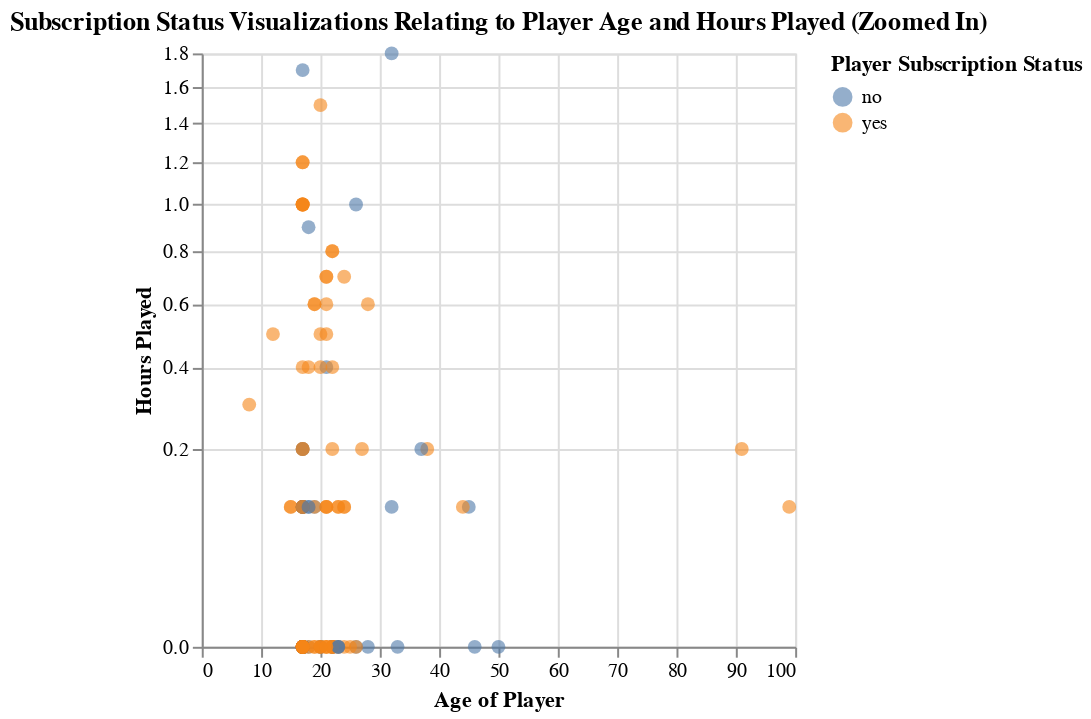

The code cell stored with this chart in its notebook:
### Code cell
# create a zoomed in, with domain of 0-1 for hours played, scatter plot of hours played versus age,label the points be subscription class
players_zoomed = players_train[players_train["played_hours"] <=2]
players_visualization_training_zoomed = (
    alt.Chart(players_zoomed).mark_circle(opacity=0.6, size=49)
    .encode(
        x=alt.X("age:Q").title("Age of Player"),
        y=alt.Y("played_hours").title("Hours Played").scale(zero=False, type="sqrt"),
        color=alt.Color("subscribe").title("Player Subscription Status"),
        tooltip=[
            alt.Tooltip("age:Q", title="Age"),
            alt.Tooltip("played_hours:Q", title="Hours Played"),
            alt.Tooltip("subscribe:N", title="Subscribed?")
        ]
    ).properties(title="Subscription Status Visualizations Relating to Player Age and Hours Played (Zoomed In)")
)

players_visualization_training_zoomed

### Figure 1 — Vega-Lite specification as saved in the notebook (floating-point values rounded to 4 significant figures)
{"config": {"view": {"continuousWidth": 300, "continuousHeight": 300}}, "data": {"name": "data-d289cf79acdcfb5fcfe49ff4a646c745"}, "mark": {"type": "circle", "opacity": 0.6, "size": 49}, "encoding": {"color": {"field": "subscribe", "title": "Player Subscription Status", "type": "nominal"}, "tooltip": [{"field": "age", "title": "Age", "type": "quantitative"}, {"field": "played_hours", "title": "Hours Played", "type": "quantitative"}, {"field": "subscribe", "title": "Subscribed?", "type": "nominal"}], "x": {"field": "age", "title": "Age of Player", "type": "quantitative"}, "y": {"field": "played_hours", "scale": {"zero": false, "type": "sqrt"}, "title": "Hours Played", "type": "quantitative"}}, "title": "Subscription Status Visualizations Relating to Player Age and Hours Played (Zoomed In)", "$schema": "https://vega.github.io/schema/vega-lite/v5.20.1.json", "datasets": {"data-d289cf79acdcfb5fcfe49ff4a646c745": [{"subscribe": "yes", "played_hours": 0.3, "age": 8}, {"subscribe": "yes", "played_hours": 0.1, "age": 15}, {"subscribe": "no", "played_hours": 0.0, "age": 26}, {"subscribe": "yes", "played_hours": 0.2, "age": 38}, {"subscribe": "yes", "played_hours": 0.0, "age": 22}, {"subscribe": "yes", "played_hours": 0.0, "age": 22}, {"subscribe": "yes", "played_hours": 0.2, "age": 17}, {"subscribe": "yes", "played_hours": 0.0, "age": 17}, {"subscribe": "yes", "played_hours": 0.2, "age": 27}, {"subscribe": "yes", "played_hours": 0.0, "age": 22}, {"subscribe": "yes", "played_hours": 0.1, "age": 21}, {"subscribe": "yes", "played_hours": 0.7, "age": 21}, {"subscribe": "yes", "played_hours": 0.1, "age": 21}, {"subscribe": "no", "played_hours": 0.0, "age": 22}, {"subscribe": "no", "played_hours": 0.0, "age": 17}, {"subscribe": "yes", "played_hours": 0.5, "age": 21}, {"subscribe": "yes", "played_hours": 0.0, "age": 17}, {"subscribe": "no", "played_hours": 0.1, "age": 45}, {"subscribe": "no", "played_hours": 0.4, "age": 21}, {"subscribe": "no", "played_hours": 0.0, "age": 20}, {"subscribe": "no", "played_hours": 0.1, "age": 17}, {"subscribe": "yes", "played_hours": 0.0, "age": 24}, {"subscribe": "yes", "played_hours": 0.1, "age": 17}, {"subscribe": "yes", "played_hours": 0.0, "age": 17}, {"subscribe": "yes", "played_hours": 0.0, "age": 17}, {"subscribe": "yes", "played_hours": 1.0, "age": 17}, {"subscribe": "yes", "played_hours": 0.0, "age": 17}, {"subscribe": "yes", "played_hours": 0.0, "age": 17}, {"subscribe": "no", "played_hours": 0.0, "age": 23}, {"subscribe": "yes", "played_hours": 0.0, "age": 17}, {"subscribe": "no", "played_hours": 0.0, "age": 20}, {"subscribe": "no", "played_hours": 0.0, "age": 17}, {"subscribe": "yes", "played_hours": 0.6, "age": 19}, {"subscribe": "yes", "played_hours": 0.1, "age": 99}, {"subscribe": "no", "played_hours": 0.0, "age": 17}, {"subscribe": "yes", "played_hours": 1.5, "age": 20}, {"subscribe": "yes", "played_hours": 0.1, "age": 17}, {"subscribe": "yes", "played_hours": 0.1, "age": 17}, {"subscribe": "yes", "played_hours": 0.4, "age": 17}, {"subscribe": "yes", "played_hours": 0.0, "age": 22}, {"subscribe": "no", "played_hours": 0.1, "age": 19}, {"subscribe": "yes", "played_hours": 0.1, "age": 15}, {"subscribe": "no", "played_hours": 0.2, "age": 37}, {"subscribe": "yes", "played_hours": 0.0, "age": 22}, {"subscribe": "no", "played_hours": 0.0, "age": 46}, {"subscribe": "no", "played_hours": 0.1, "age": 17}, {"subscribe": "no", "played_hours": 0.9, "age": 18}, {"subscribe": "yes", "played_hours": 0.0, "age": 17}, {"subscribe": "yes", "played_hours": 0.0, "age": 17}, {"subscribe": "yes", "played_hours": 1.0, "age": 17}, {"subscribe": "yes", "played_hours": 1.2, "age": 17}, {"subscribe": "no", "played_hours": 0.0, "age": 17}, {"subscribe": "yes", "played_hours": 0.0, "age": 17}, {"subscribe": "yes", "played_hours": 1.0, "age": 17}, {"subscribe": "no", "played_hours": 0.0, "age": 18}, {"subscribe": "yes", "played_hours": 0.1, "age": 17}, {"subscribe": "yes", "played_hours": 0.7, "age": 24}, {"subscribe": "yes", "played_hours": 0.0, "age": 17}, {"subscribe": "yes", "played_hours": 0.5, "age": 12}, {"subscribe": "yes", "played_hours": 0.1, "age": 17}, {"subscribe": "no", "played_hours": 0.1, "age": 18}, {"subscribe": "yes", "played_hours": 1.0, "age": 17}, {"subscribe": "yes", "played_hours": 0.1, "age": 21}, {"subscribe": "no", "played_hours": 0.0, "age": 17}, {"subscribe": "yes", "played_hours": 1.2, "age": 17}, {"subscribe": "yes", "played_hours": 0.6, "age": 19}, {"subscribe": "yes", "played_hours": 0.2, "age": 17}, {"subscribe": "yes", "played_hours": 0.4, "age": 22}, {"subscribe": "yes", "played_hours": 0.1, "age": 23}, {"subscribe": "yes", "played_hours": 0.0, "age": 20}, {"subscribe": "no", "played_hours": 0.0, "age": 50}, {"subscribe": "yes", "played_hours": 0.1, "age": 19}, {"subscribe": "yes", "played_hours": 0.0, "age": 18}, {"subscribe": "yes", "played_hours": 0.6, "age": 21}, {"subscribe": "yes", "played_hours": 0.0, "age": 22}, {"subscribe": "yes", "played_hours": 0.8, "age": 22}, {"subscribe": "yes", "played_hours": 0.4, "age": 18}, {"subscribe": "no", "played_hours": 0.2, "age": 17}, {"subscribe": "yes", "played_hours": 0.4, "age": 20}, {"subscribe": "no", "played_hours": 0.0, "age": 33}, {"subscribe": "yes", "played_hours": 0.0, "age": 17}, {"subscribe": "yes", "played_hours": 0.0, "age": 17}, {"subscribe": "yes", "played_hours": 0.0, "age": 20}, {"subscribe": "yes", "played_hours": 0.2, "age": 91}, {"subscribe": "no", "played_hours": 1.0, "age": 26}, {"subscribe": "yes", "played_hours": 0.2, "age": 22}, {"subscribe": "yes", "played_hours": 0.0, "age": 21}, {"subscribe": "yes", "played_hours": 0.0, "age": 17}, {"subscribe": "yes", "played_hours": 0.1, "age": 24}, {"subscribe": "no", "played_hours": 0.1, "age": 17}, {"subscribe": "yes", "played_hours": 0.1, "age": 44}, {"subscribe": "no", "played_hours": 0.1, "age": 32}, {"subscribe": "no", "played_hours": 0.0, "age": 17}, {"subscribe": "no", "played_hours": 0.0, "age": 17}, {"subscribe": "yes", "played_hours": 0.8, "age": 22}, {"subscribe": "no", "played_hours": 0.0, "age": 28}, {"subscribe": "no", "played_hours": 1.8, "age": 32}, {"subscribe": "yes", "played_hours": 0.0, "age": 17}, {"subscribe": "no", "played_hours": 0.0, "age": 17}, {"subscribe": "yes", "played_hours": 0.0, "age": 17}, {"subscribe": "yes", "played_hours": 0.0, "age": 17}, {"subscribe": "yes", "played_hours": 0.5, "age": 20}, {"subscribe": "yes", "played_hours": 1.0, "age": 17}, {"subscribe": "yes", "played_hours": 0.0, "age": 17}, {"subscribe": "yes", "played_hours": 0.0, "age": 25}, {"subscribe": "yes", "played_hours": 0.0, "age": 23}, {"subscribe": "yes", "played_hours": 0.1, "age": 17}, {"subscribe": "yes", "played_hours": 0.0, "age": 17}, {"subscribe": "yes", "played_hours": 0.1, "age": 23}, {"subscribe": "no", "played_hours": 0.0, "age": 23}, {"subscribe": "no", "played_hours": 0.0, "age": 23}, {"subscribe": "yes", "played_hours": 0.0, "age": 17}, {"subscribe": "yes", "played_hours": 0.0, "age": 17}, {"subscribe": "yes", "played_hours": 0.0, "age": 21}, {"subscribe": "yes", "played_hours": 0.0, "age": 19}, {"subscribe": "yes", "played_hours": 0.7, "age": 21}, {"subscribe": "no", "played_hours": 1.7, "age": 17}, {"subscribe": "no", "played_hours": 0.1, "age": 18}, {"subscribe": "yes", "played_hours": 0.1, "age": 24}, {"subscribe": "yes", "played_hours": 0.0, "age": 19}, {"subscribe": "yes", "played_hours": 0.6, "age": 28}, {"subscribe": "yes", "played_hours": 0.0, "age": 20}, {"subscribe": "yes", "played_hours": 0.2, "age": 17}, {"subscribe": "yes", "played_hours": 0.0, "age": 17}, {"subscribe": "yes", "played_hours": 0.0, "age": 17}, {"subscribe": "yes", "played_hours": 0.0, "age": 26}, {"subscribe": "yes", "played_hours": 0.0, "age": 21}]}}
